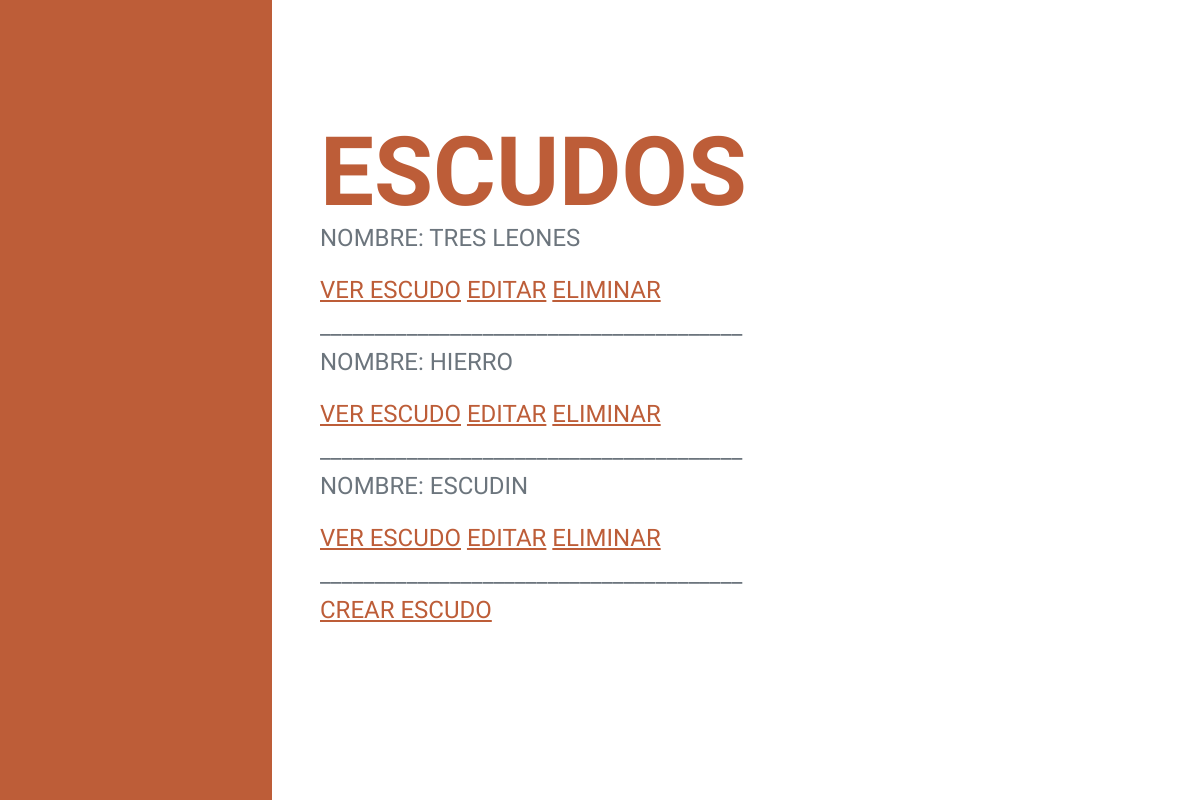
/App1/Escudo/list (signed in), run on the app's committed database.
### App1/models.py (models this page shows, shortened)
class escudo(models.Model):
    nombre = models.CharField(max_length=20)
    durabilidad = models.IntegerField()
    imagen = models.ImageField(upload_to="escudos", null=True,blank=True)

### App1/views.py (the view)
# urls.py: path("Escudo/list", ListaEscudo.as_view(), name= "EscudoLista"),
class ListaEscudo(LoginRequiredMixin, ListView):
    model = escudo

### App1/templates/App1/Escudo_list.html
{% extends "App1/padre2.html" %}
{% load static %}
{% block titulo %}
Escudos
{% endblock %}
{% block description %}
{% for escudo in object_list %}
    <p>Nombre: {{escudo.nombre}} </p>
    <a href="{% url 'EscudoDetalle' escudo.id %}">Ver Escudo</a>
    <a href="{% url 'EscudoEditar' escudo.id %}">Editar</a>
    <a href="{% url 'EscudoEliminar' escudo.id %}">Eliminar</a>
    <br>_______________________________________
    {% endfor %}
    <br>
    <a href="{% url 'EscudoCrear'  %}"> Crear Escudo </a>
{% endblock %}

### data on the page
escudo: nombre "TRES LEONES"
escudo: nombre "HIERRO"
escudo: nombre "ESCUDIN"
